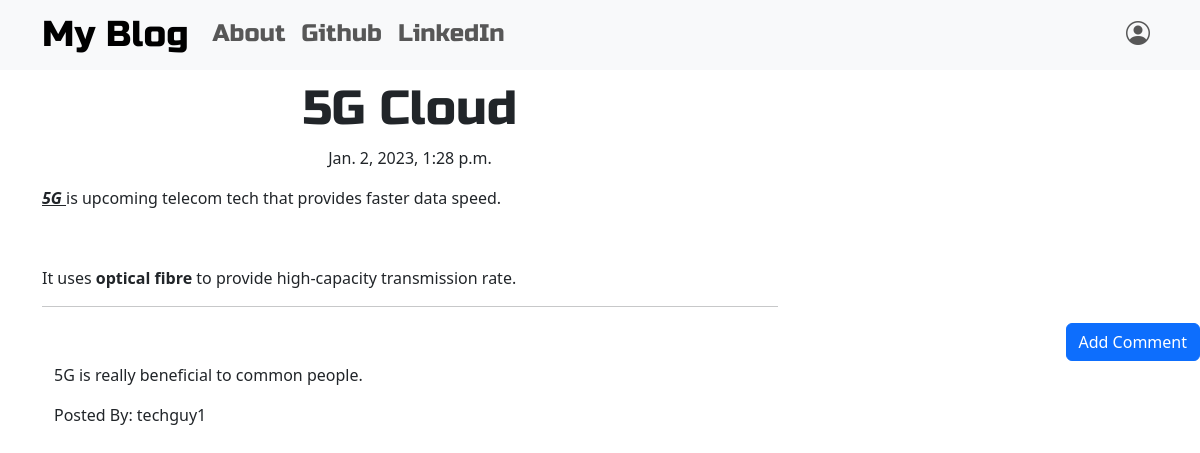
Page /post/7 on the committed database.
### blog/models.py (models this page shows, shortened)
class Post(models.Model):
    author = models.ForeignKey('auth.User',on_delete=models.CASCADE)
    title = models.CharField(max_length=200)
    text = models.TextField()
    create_date = models.DateTimeField(default=django.utils.timezone.now)
    published_date = models.DateTimeField(blank=True,null=True)

class Comment(models.Model):
    post = models.ForeignKey('blog.Post',related_name='comments',on_delete=models.CASCADE)
    author = models.CharField(max_length=100)
    text = models.TextField()
    create_date = models.DateTimeField(default=django.utils.timezone.now)
    approved_comment = models.BooleanField(default=False)

### blog/views.py (the view)
# urls.py: re_path(r"^post/(?P<pk>\d+)$", views.PostDetailView.as_view(),name='post_detail'),
class PostDetailView(DetailView):
    model = Post

### blog/templates/blog/post_detail.html (shortened to what this page needs)
{% extends 'blog/base.html' %}
{% block content %}
    <h1 class="posttitle loader">{{ post.title }}</h1>
    {% if post.published_date %}
        <div class="date postdate">
            {{ post.published_date }}
        </div>
    {% else %}
        <a class="btn btn-primary" href="{% url 'post_publish' pk=post.pk %}">Publish</a>
    {% endif %}
    <p class="postcontent">{{ post.text|safe|linebreaks }}</p>
    <hr>
    <a class="btn btn-primary btn-comment" href="{% url 'add_comment_to_post' pk=post.pk %}">Add Comment</a>
    <div class="container">
        {% for comment in post.comments.all %}
            <br>
            {% if user.is_authenticated or comment.approved_comment %}
                <p>{{ comment.text|safe|linebreaks }}</p>
                <p>Posted By: {{ comment.author }}</p>
            {% endif %}
            {% empty %}
            <p>No Comment</p>
        {% endfor %}
    </div>
{% endblock %}

### blog/static/css/blog.css (style rules this page uses)
.postdate { text-align: center; }
.posttitle { font-family: 'Russo One', sans-serif; font-size: 3em; text-align: center; }
.postcontent { font-family: 'Montserrat'; font-size: 1.5em; }
.btn-comment { position: absolute; right: 0px; }
.loader { filter:hue-rotate(0deg); color:linear-gradient(45deg,#0f8,#08f); animation:hue 10000ms infinite linear; }

### rows in the picture
Post: title "5G Cloud", published_date "Jan. 2, 2023, 1:28 p.m.", text "5G is upcoming telecom tech that provides faster data speed. It uses optical fibre to provide high-capacity transmission rate."
Comment: text "5G is really beneficial to common people.", author "techguy1"
